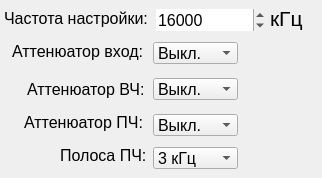
      <widget class="QWidget" name="Tract1Tab">
       <attribute name="title">
        <string>Тр.1</string>
       </attribute>
       <widget class="QComboBox" name="Tract1_AttInBox">
        <property name="geometry">
         <rect>
          <x>153</x>
          <y>42</y>
          <width>85</width>
          <height>22</height>
         </rect>
        </property>
        <property name="sizePolicy">
         <sizepolicy hsizetype="Fixed" vsizetype="Fixed">
          <horstretch>0</horstretch>
          <verstretch>0</verstretch>
         </sizepolicy>
        </property>
        <property name="font">
         <font>
          <pointsize>12</pointsize>
         </font>
        </property>
        <item>
         <property name="text">
          <string>Выкл.</string>
         </property>
        </item>
        <item>
         <property name="text">
          <string>10 дБ</string>
         </property>
        </item>
       </widget>
       <widget class="QLabel" name="Tract1_AttHFLabel">
        <property name="geometry">
         <rect>
          <x>27</x>
          <y>78</y>
          <width>124</width>
          <height>22</height>
         </rect>
        </property>
        <property name="sizePolicy">
         <sizepolicy hsizetype="Fixed" vsizetype="Fixed">
          <horstretch>0</horstretch>
          <verstretch>0</verstretch>
         </sizepolicy>
        </property>
        <property name="font">
         <font>
          <family>MS Shell Dlg 2</family>
          <pointsize>12</pointsize>
         </font>
        </property>
        <property name="text">
         <string>Аттенюатор ВЧ:</string>
        </property>
       </widget>
       <widget class="QComboBox" name="Tract1_AttIFBox">
        <property name="geometry">
         <rect>
          <x>153</x>
          <y>114</y>
          <width>85</width>
          <height>22</height>
         </rect>
        </property>
        <property name="sizePolicy">
         <sizepolicy hsizetype="Fixed" vsizetype="Fixed">
          <horstretch>0</horstretch>
          <verstretch>0</verstretch>
         </sizepolicy>
        </property>
        <property name="font">
         <font>
          <pointsize>12</pointsize>
         </font>
        </property>
        <item>
         <property name="text">
          <string>Выкл.</string>
         </property>
        </item>
        <item>
         <property name="text">
          <string>2 дБ</string>
         </property>
        </item>
        <item>
         <property name="text">
          <string>4 дБ</string>
         </property>
        </item>
        <item>
         <property name="text">
          <string>6 дБ</string>
         </property>
        </item>
        <item>
         <property name="text">
          <string>8 дБ</string>
         </property>
        </item>
        <item>
         <property name="text">
          <string>10 дБ</string>
         </property>
        </item>
        <item>
         <property name="text">
          <string>12 дБ</string>
         </property>
        </item>
        <item>
         <property name="text">
          <string>14 дБ</string>
         </property>
        </item>
        <item>
         <property name="text">
          <string>16 дБ</string>
         </property>
        </item>
        <item>
         <property name="text">
          <string>18 дБ</string>
         </property>
        </item>
        <item>
         <property name="text">
          <string>20 дБ</string>
         </property>
        </item>
        <item>
         <property name="text">
          <string>22 дБ</string>
         </property>
        </item>
        <item>
         <property name="text">
          <string>24 дБ</string>
         </property>
        </item>
        <item>
         <property name="text">
          <string>26 дБ</string>
         </property>
        </item>
        <item>
         <property name="text">
          <string>28 дБ</string>
         </property>
        </item>
        <item>
         <property name="text">
          <string>30 дБ</string>
         </property>
        </item>
       </widget>
       <widget class="QComboBox" name="Tract1_AttHFBox">
        <property name="geometry">
         <rect>
          <x>153</x>
          <y>78</y>
          <width>85</width>
          <height>22</height>
         </rect>
        </property>
        <property name="sizePolicy">
         <sizepolicy hsizetype="Fixed" vsizetype="Fixed">
          <horstretch>0</horstretch>
          <verstretch>0</verstretch>
         </sizepolicy>
        </property>
        <property name="font">
         <font>
          <pointsize>12</pointsize>
         </font>
        </property>
        <item>
         <property name="text">
          <string>Выкл.</string>
         </property>
        </item>
        <item>
         <property name="text">
          <string>6 дБ</string>
         </property>
        </item>
        <item>
         <property name="text">
          <string>12 дБ</string>
         </property>
        </item>
        <item>
         <property name="text">
          <string>18 дБ</string>
         </property>
        </item>
        <item>
         <property name="text">
          <string>24 дБ</string>
         </property>
        </item>
        <item>
         <property name="text">
          <string>30 дБ</string>
         </property>
        </item>
        <item>
         <property name="text">
          <string>36 дБ</string>
         </property>
        </item>
        <item>
         <property name="text">
          <string>42 дБ</string>
         </property>
        </item>
       </widget>
       <widget class="QLabel" name="Tract1_kHzLabel">
        <property name="geometry">
         <rect>
          <x>270</x>
          <y>6</y>
          <width>43</width>
          <height>25</height>
         </rect>
        </property>
        <property name="font">
         <font>
          <pointsize>16</pointsize>
         </font>
        </property>
        <property name="frameShape">
         <enum>QFrame::NoFrame</enum>
        </property>
        <property name="frameShadow">
         <enum>QFrame::Plain</enum>
        </property>
        <property name="text">
         <string>кГц</string>
        </property>
        <property name="textFormat">
         <enum>Qt::AutoText</enum>
        </property>
       </widget>
       <widget class="QComboBox" name="Tract1_BandIFBox">
        <property name="geometry">
         <rect>
          <x>153</x>
          <y>147</y>
          <width>85</width>
          <height>22</height>
         </rect>
        </property>
        <property name="sizePolicy">
         <sizepolicy hsizetype="Fixed" vsizetype="Fixed">
          <horstretch>0</horstretch>
          <verstretch>0</verstretch>
         </sizepolicy>
        </property>
        <property name="font">
         <font>
          <pointsize>12</pointsize>
         </font>
        </property>
        <item>
         <property name="text">
          <string>3 кГц</string>
         </property>
        </item>
        <item>
         <property name="text">
          <string>8 кГц</string>
         </property>
        </item>
        <item>
         <property name="text">
          <string>20 кГц</string>
         </property>
        </item>
        <item>
         <property name="text">
          <string>150 кГц</string>
         </property>
        </item>
       </widget>
       <widget class="QLabel" name="Tract1_AttIFLabel">
        <property name="geometry">
         <rect>
          <x>24</x>
          <y>111</y>
          <width>124</width>
          <height>22</height>
         </rect>
        </property>
        <property name="sizePolicy">
         <sizepolicy hsizetype="Fixed" vsizetype="Fixed">
          <horstretch>0</horstretch>
          <verstretch>0</verstretch>
         </sizepolicy>
        </property>
        <property name="font">
         <font>
          <family>MS Shell Dlg 2</family>
          <pointsize>12</pointsize>
         </font>
        </property>
        <property name="text">
         <string>Аттенюатор ПЧ:</string>
        </property>
       </widget>
       <widget class="QLabel" name="Tract1_AttInLabel">
        <property name="geometry">
         <rect>
          <x>12</x>
          <y>40</y>
          <width>139</width>
          <height>22</height>
         </rect>
        </property>
        <property name="sizePolicy">
         <sizepolicy hsizetype="Fixed" vsizetype="Fixed">
          <horstretch>0</horstretch>
          <verstretch>0</verstretch>
         </sizepolicy>
        </property>
        <property name="font">
         <font>
          <family>MS Shell Dlg 2</family>
          <pointsize>12</pointsize>
         </font>
        </property>
        <property name="text">
         <string>Аттенюатор вход:</string>
        </property>
       </widget>
       <widget class="QLabel" name="Tract1_BandIFLabel">
        <property name="geometry">
         <rect>
          <x>60</x>
          <y>144</y>
          <width>88</width>
          <height>22</height>
         </rect>
        </property>
        <property name="sizePolicy">
         <sizepolicy hsizetype="Fixed" vsizetype="Fixed">
          <horstretch>0</horstretch>
          <verstretch>0</verstretch>
         </sizepolicy>
        </property>
        <property name="font">
         <font>
          <family>MS Shell Dlg 2</family>
          <pointsize>12</pointsize>
         </font>
        </property>
        <property name="text">
         <string>Полоса ПЧ:</string>
        </property>
       </widget>
       <widget class="QSpinBox" name="Tract1_CentralFreqSB">
        <property name="geometry">
         <rect>
          <x>156</x>
          <y>9</y>
          <width>109</width>
          <height>22</height>
         </rect>
        </property>
        <property name="font">
         <font>
          <pointsize>12</pointsize>
         </font>
        </property>
        <property name="frame">
         <bool>false</bool>
        </property>
        <property name="minimum">
         <number>150</number>
        </property>
        <property name="maximum">
         <number>32000</number>
        </property>
        <property name="singleStep">
         <number>10</number>
        </property>
        <property name="value">
         <number>16000</number>
        </property>
       </widget>
       <widget class="QLabel" name="Tract1_CentralFreqLabel">
        <property name="geometry">
         <rect>
          <x>4</x>
          <y>7</y>
          <width>145</width>
          <height>22</height>
         </rect>
        </property>
        <property name="font">
         <font>
          <pointsize>12</pointsize>
         </font>
        </property>
        <property name="text">
         <string>Частота настройки:</string>
        </property>
       </widget>
      </widget>
